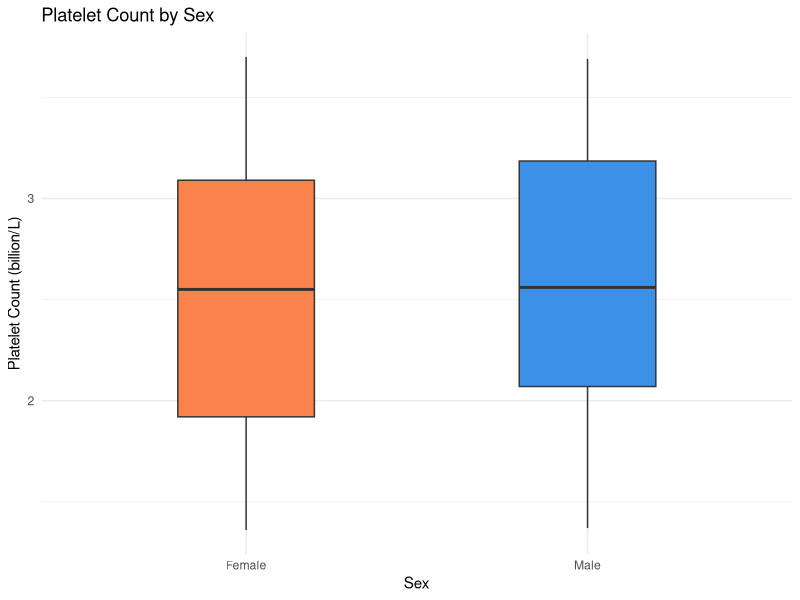

The R source for this figure:
## ---- chunk 1
## Set defaults
knitr::opts_chunk$set(echo = TRUE, message = FALSE, warning = FALSE,
                      fig.align = "center", fig.width = 6, fig.height = 4)
#knitr::opts_knit$set(root.dir = "yourpath/data")

## Read in libraries
library(tidyverse)   # ggplot2, dplyr, readr, ...
set.seed(2025)       # reproducible "random" data
## ---- chunk 2

n = 200
Sex <- sample(c("Male", "Female"), n, replace = TRUE)
Age <- pmax(18, pmin(85, round(rnorm(n, mean = 50, sd = 10))))
Platelet_Count <- round(runif(n, 1.35, 3.71), 2)
dat_df <- data.frame(Sex, Age, Platelet_Count)

ggplot(dat_df, aes(x = Sex, y = Platelet_Count, fill = Sex)) +
  geom_boxplot(width = 0.4, show.legend = FALSE) +
  scale_fill_manual(values = c(Female = "#fa824c", Male = "#3c91e6")) +
  labs(title = "Platelet Count by Sex",
       x     = "Sex",
       y     = "Platelet Count (billion/L)") +
  theme_minimal()


## ---- chunk 3

my_dfs <- list()
n = 200
for (i in 1:20){
  Sex <- sample(c("Male","Female"), n, replace = TRUE)
  Age <- pmax(18, pmin(85, round(rnorm(n, mean = 50, sd = 10))))
  Platelet_Count <- round(runif(n, 1.35, 3.71), 2)
  
  dat_df <- data.frame(Sex, Age, Platelet_Count)
  
  my_dfs[[i]] <- dat_df
}

# Apply summary to each data frame
age_summaries <- lapply(my_dfs, function(df) summary(df$Age))
age_summaries[1:3]

## ---- chunk 4

my_fun <- function(con_var){
  my_dfs <- list()
  n = 200
  for (i in 1:20){
    Sex <- sample(c("Male", "Female"), n, replace = TRUE)
    Age <- pmax(18, pmin(85, round(rnorm(n, mean = 50, sd = 10))))
    Platelet_Count <- round(runif(n, 1.35, 3.71),2)

    dat_df <- data.frame(Sex, Age, Platelet_Count)
    my_dfs[[i]] <- dat_df
  }

  age_summaries <- lapply(my_dfs, function(df) summary(df[[con_var]]))
  return(age_summaries)
}

my_fun("Age")
my_fun("Platelet_Count")

## ---- chunk 5

## ---- chunk 6
